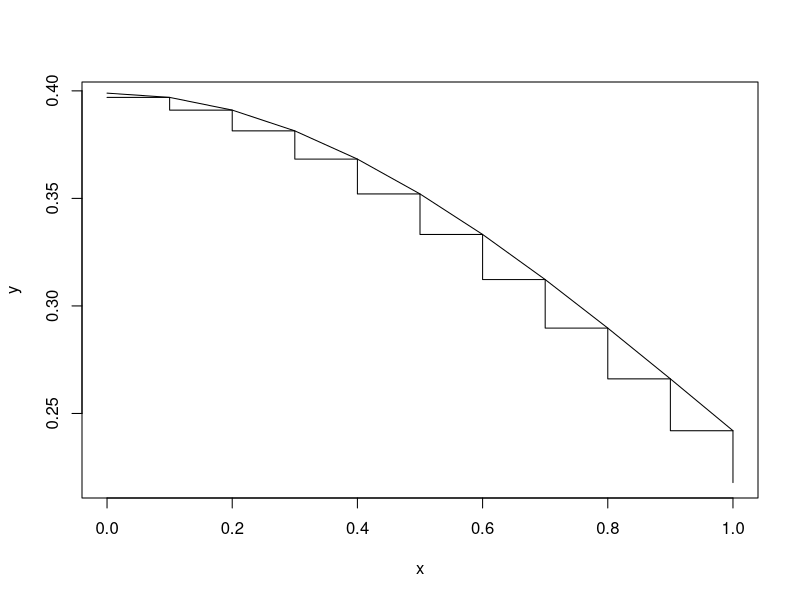

Reproduce this figure in R.
rm(list=ls())
#We begin by creating the two first function we need to generate our boxes, generate_boxes
#To do this, we're first going to create a function that generates the boxes on the decreasing
#part of each normal law, the function we'll then copy and paste the boxes on the increasing part
#to have a full approximation with boxes of our density.

boxes=function(left_bound=-1,right_bound=1,number_of_boxes=1,mean=0,sd=1,type="over"){
  const=sd*sqrt(2*pi)
  density=function(x){
    return ((1/const)*exp((-(x-mean)^2)/(2*sd^2)))
  }
  bound = ifelse(abs(mean-left_bound)>abs(mean-right_bound),mean+abs(mean-left_bound),right_bound)
  #We're just getting sure that the right bound is the more distant to the mean of our normal law between the left and the right bound
  step=(bound-mean)/number_of_boxes
  intervals=seq(mean,bound,step)
  if(type=="over"){
    heights=density(intervals)
  }else if(type=="under"){
    heights=density(seq(mean+step,bound+step,step))
  }
  #If we generate boxes under the density we need to go one step further and begin one step further to get sure the boxes stay under the density of our normal law
  return(list(intervals,heights))
}

symetry=function(intervals,heights,mean,bound){
  
}

a<-boxes(number_of_boxes = 10, type = "under")
x<-a[[1]]
y<-a[[2]]
plot(x,y,type='s')
lines(x,dnorm(x))
